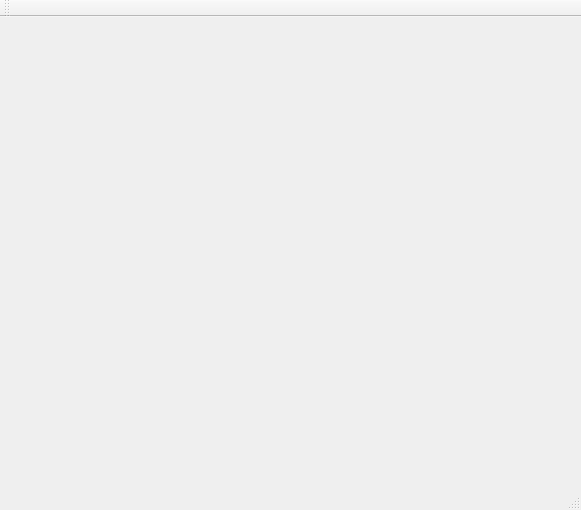
<?xml version="1.0" encoding="UTF-8"?>
<ui version="4.0">
 <class>MainWindow</class>
 <widget class="QMainWindow" name="MainWindow">
  <property name="geometry">
   <rect>
    <x>0</x>
    <y>0</y>
    <width>581</width>
    <height>510</height>
   </rect>
  </property>
  <property name="windowTitle">
   <string>MainWindow</string>
  </property>
  <widget class="QWidget" name="centralWidget"/>
  <widget class="QMenuBar" name="menuBar">
   <property name="geometry">
    <rect>
     <x>0</x>
     <y>0</y>
     <width>581</width>
     <height>26</height>
    </rect>
   </property>
  </widget>
  <widget class="QStatusBar" name="statusBar"/>
  <widget class="QToolBar" name="toolBar">
   <property name="windowTitle">
    <string>toolBar</string>
   </property>
   <attribute name="toolBarArea">
    <enum>TopToolBarArea</enum>
   </attribute>
   <attribute name="toolBarBreak">
    <bool>false</bool>
   </attribute>
  </widget>
 </widget>
 <layoutdefault spacing="6" margin="11"/>
 <resources/>
 <connections/>
</ui>
